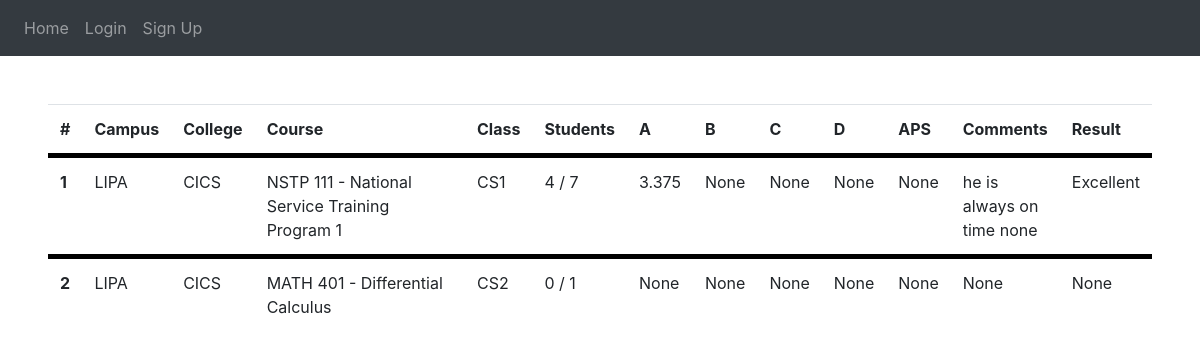
The app's page /showRec (signed in) with its own data.
### website/models.py (models this page shows)
class Result(db.Model):
  id = db.Column(db.Integer, primary_key=True)
  facultyName = db.Column(db.String(255))
  campus = db.Column(db.String(255))
  college = db.Column(db.String(255))
  course = db.Column(db.String(255))
  facultyClass = db.Column(db.String(255))
  studentsAnswered = db.Column(db.String(255))
  catA = db.Column(db.Float)
  catB = db.Column(db.Float)
  catC = db.Column(db.Float)
  catD = db.Column(db.Float)
  APS = db.Column(db.Float)
  senAnalysis = db.Column(db.Integer)
  comments = db.Column(db.String(255))
  result = db.Column(db.String(255))

### website/views.py (the view)
@views.route('/showRec')
def showRec():
    records = Result.query.all()
    return render_template("showRec.html",records=records)

### website/templates/showRec.html
{% extends "base.html" %} {% block title %}Result{% endblock %}
{% block content%}
  <table class="table">
    <thead>
      <tr>
        <th>#</th>
        <th style="width: 1%;">Campus</th>
        <th style="width: 1%;">College</th>
        <th style="width: 100%;">Course</th>
        <th style="width: 1%;">Class</th>
        <th style="width: 100%;">Students</th>
        <th style="width: 1%;">A</th>
        <th style="width: 1%;">B</th>
        <th style="width: 1%;">C</th>
        <th style="width: 1%;">D</th>
        <th style="width: 1%;">APS</th>
        <th style="width: 100%;">Comments</th>
        <th>Result</th>
      </tr>
    </thead>
    <tbody>
      {% for rec in records %}
      <tr style="border-top: solid black 5px ;">
        <th scope="row">
          {{ rec.id }}
        </th>
        <td>
          {{ rec.campus }}
        </td>
        <td>
          {{ rec.college }}
        </td>
        <td>
          {{ rec.course }}
        </td>
        <td>
          {{ rec.facultyClass }}
        </td>
        <td>
          {{ rec.studentsAnswered }}
        </td>
        <td>
          {{ rec.catA }}
        </td>
        <td>
          {{ rec.catB }}
        </td>
        <td>
          {{ rec.catC }}
        </td>
        <td>
          {{ rec.catD }}
        </td>
        <td>
          {{ rec.APS }}
        </td>
        <td>
          <div style="max-height: 100px; overflow-x: hidden; overflow-y: auto;">
            {{ rec.comments }}
          </div>
        </td>
        <td>
          {{ rec.result }}
        </td>
      </tr>
    {% endfor %}
    </tbody>
  </table>
{% endblock %}

### records on screen
Result: id "1", campus "LIPA", college "CICS", course "NSTP 111 - National Service Training Program 1", facultyClass "CS1", studentsAnswered "4 / 7", catA "3.375", catB "None", catC "None", catD "None", APS "None", comments "he is always on time none", result "Excellent"
Result: id "2", campus "LIPA", college "CICS", course "MATH 401 - Differential Calculus", facultyClass "CS2", studentsAnswered "0 / 1", catA "None", catB "None", catC "None", catD "None", APS "None", comments "None", result "None"
